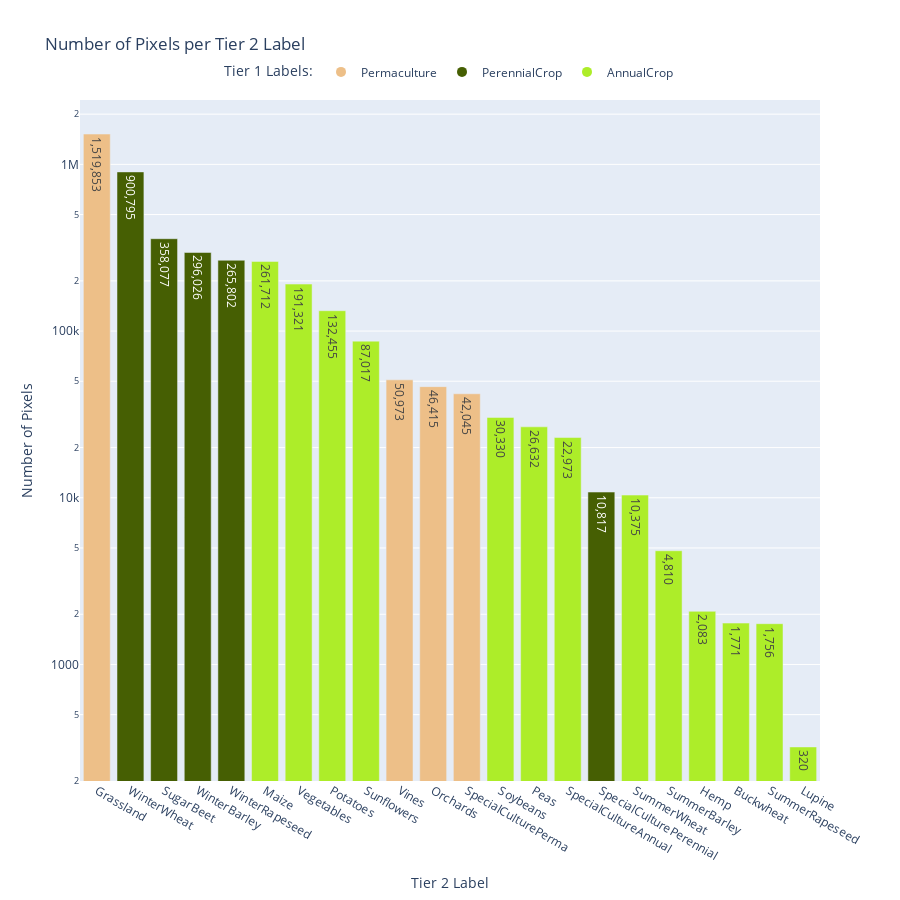

Notebook code for this chart:
### Code cell
tier2_keys = [i for i in pixels_by_tier_category['tier2'].keys() if i != 0]
tier2_labels = [f"{dataset_info['tier2'][i]}" for i in tier2_keys]
tier2_pixels = [pixels_by_tier_category['tier2'][i] for i in tier2_keys]
tier2_to_tier1 = [dataset_info['tier2_to_tier1'][i] for i in tier2_keys]

tier2_data = pd.DataFrame({
    'tier2_label': tier2_labels,
    'count': tier2_pixels,
    'tier1_label': [dataset_info['tier1'][tier1_index] for tier1_index in tier2_to_tier1]
})
tier2_data = tier2_data.sort_values(by='count', ascending=False)

# Create a unique color for each tier1 category
random.seed(9)
color_map = {tier: f'rgba({random.randint(0, 255)}, {random.randint(0, 255)}, {random.randint(0, 255)}, 1)' for tier in tier2_data['tier1_label'].unique()}
bar_colors = tier2_data['tier1_label'].map(color_map)

fig = go.Figure()

fig.add_trace(go.Bar(
    x=tier2_data['tier2_label'],
    y=tier2_data['count'],
    marker_color=bar_colors,
    text=[f"{count:,}" for tier2, count in zip(tier2_data['tier2_label'], tier2_data['count'])],
    showlegend=False  # Hide the bar trace from the legend
))

fig.update_traces(
    hovertemplate="<b>%{x}</b><br>Count: %{y}<br>Tier 1: %{text}"
)

legend_items = [go.Scatter(
    x=[None], y=[None],
    mode='markers',
    marker=dict(size=10, color=color),
    legendgroup=tier,
    showlegend=True,
    name=tier
) for tier, color in color_map.items()]

for item in legend_items:
    fig.add_trace(item)

fig.update_layout(
    title="Number of Pixels per Tier 2 Label",
    xaxis_title="Tier 2 Label",
    yaxis_title="Number of Pixels",
    yaxis_type="log",
    height=900,
    showlegend=True,
    legend=dict(
        title="Tier 1 Labels:",
        orientation="h",  # Horizontal orientation
        yanchor="bottom",
        y=1.02,
        xanchor="center",
        x=0.5
    )
)

fig.write_image("../assets/ZueriCrop_2.0_Seasonality_Tier_2_Class_Distribution.pdf", width=1200, height=600)

fig.show()

### Figure 1 — Plotly figure (JSON) as saved in the notebook; plotly's stock layout.template omitted (floating-point values rounded to 4 significant figures)
{"data": [{"hovertemplate": "<b>%{x}</b><br>Count: %{y}<br>Tier 1: %{text}", "marker": {"color": ["rgba(237, 191, 136, 1)", "rgba(70, 95, 3, 1)", "rgba(70, 95, 3, 1)", "rgba(70, 95, 3, 1)", "rgba(70, 95, 3, 1)", "rgba(173, 237, 41, 1)", "rgba(173, 237, 41, 1)", "rgba(173, 237, 41, 1)", "rgba(173, 237, 41, 1)", "rgba(237, 191, 136, 1)", "rgba(237, 191, 136, 1)", "rgba(237, 191, 136, 1)", "rgba(173, 237, 41, 1)", "rgba(173, 237, 41, 1)", "rgba(173, 237, 41, 1)", "rgba(70, 95, 3, 1)", "rgba(173, 237, 41, 1)", "rgba(173, 237, 41, 1)", "rgba(173, 237, 41, 1)", "rgba(173, 237, 41, 1)", "rgba(173, 237, 41, 1)", "rgba(173, 237, 41, 1)"]}, "showlegend": false, "text": ["1,519,853", "900,795", "358,077", "296,026", "265,802", "261,712", "191,321", "132,455", "87,017", "50,973", "46,415", "42,045", "30,330", "26,632", "22,973", "10,817", "10,375", "4,810", "2,083", "1,771", "1,756", "320"], "type": "bar", "x": ["Grassland", "WinterWheat", "SugarBeet", "WinterBarley", "WinterRapeseed", "Maize", "Vegetables", "Potatoes", "Sunflowers", "Vines", "Orchards", "SpecialCulturePerma", "Soybeans", "Peas", "SpecialCultureAnnual", "SpecialCulturePerennial", "SummerWheat", "SummerBarley", "Hemp", "Buckwheat", "SummerRapeseed", "Lupine"], "y": [1519853, 900795, 358077, 296026, 265802, 261712, 191321, 132455, 87017, 50973, 46415, 42045, 30330, 26632, 22973, 10817, 10375, 4810, 2083, 1771, 1756, 320]}, {"legendgroup": "Permaculture", "marker": {"color": "rgba(237, 191, 136, 1)", "size": 10}, "mode": "markers", "name": "Permaculture", "showlegend": true, "type": "scatter", "x": [null], "y": [null]}, {"legendgroup": "PerennialCrop", "marker": {"color": "rgba(70, 95, 3, 1)", "size": 10}, "mode": "markers", "name": "PerennialCrop", "showlegend": true, "type": "scatter", "x": [null], "y": [null]}, {"legendgroup": "AnnualCrop", "marker": {"color": "rgba(173, 237, 41, 1)", "size": 10}, "mode": "markers", "name": "AnnualCrop", "showlegend": true, "type": "scatter", "x": [null], "y": [null]}], "layout": {"height": 900, "legend": {"orientation": "h", "title": {"text": "Tier 1 Labels:"}, "x": 0.5, "xanchor": "center", "y": 1.02, "yanchor": "bottom"}, "showlegend": true, "title": {"text": "Number of Pixels per Tier 2 Label"}, "xaxis": {"title": {"text": "Tier 2 Label"}}, "yaxis": {"title": {"text": "Number of Pixels"}, "type": "log"}}}
